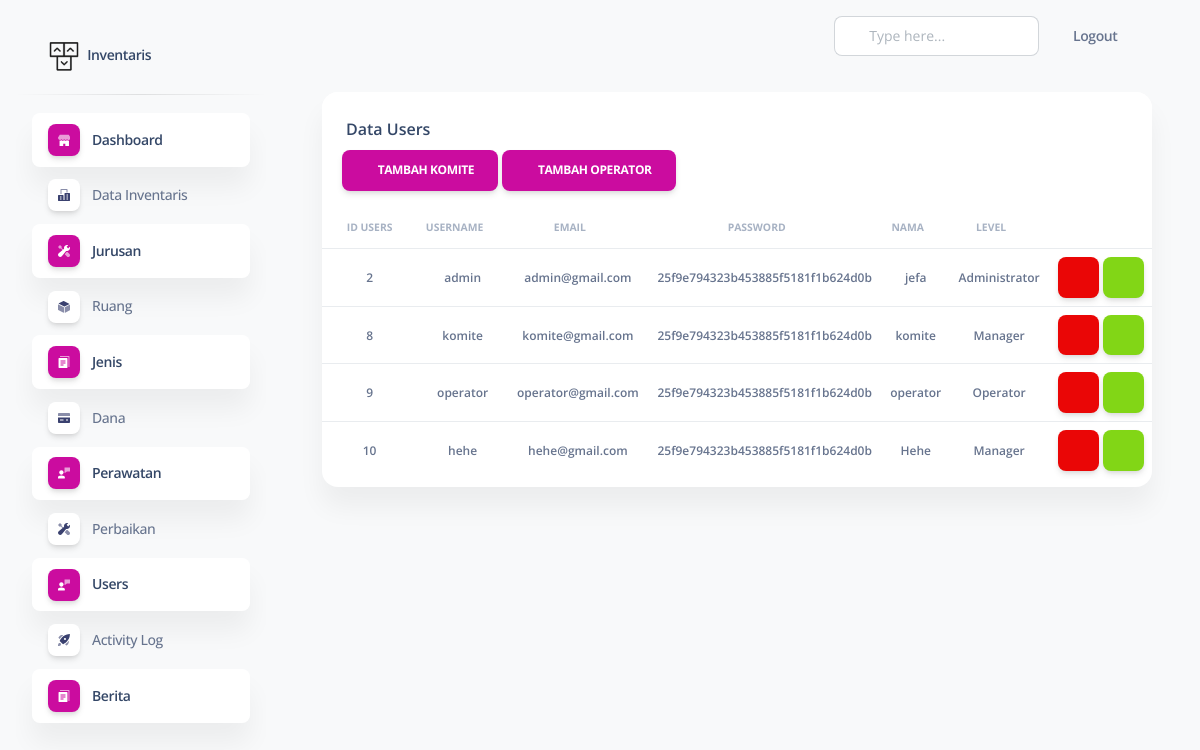
The app's page /includes/admin/index.php?page=data-users (signed in) with its own data.
### tables this page shows
CREATE TABLE `users` (
  `id_users` int(11) NOT NULL,
  `username` varchar(100) NOT NULL,
  `email` varchar(30) NOT NULL,
  `password` varchar(100) NOT NULL,
  `nama` varchar(100) DEFAULT NULL,
  `kode_jurusan` int(11) DEFAULT NULL,
  `id_level` int(11) DEFAULT NULL
);

CREATE TABLE `level` (
  `id_level` int(11) NOT NULL,
  `nama_level` varchar(100) NOT NULL
);

### includes/admin/datausers/data_users.php (the view, shortened to what this page needs)
<!DOCTYPE html>
<html lang="en">
<head>
  <link rel="stylesheet" type="text/css" href="https://cdnjs.cloudflare.com/ajax/libs/twitter-bootstrap/5.0.1/css/bootstrap.min.css">
<link rel="stylesheet" type="text/css" href="https://cdn.datatables.net/1.11.4/css/dataTables.bootstrap5.min.css">
  <link href="../../assets/css/nucleo-icons.css" rel="stylesheet" />
  <link href="../../assets/css/nucleo-svg.css" rel="stylesheet" />
  <link href="../../assets/css/nucleo-svg.css" rel="stylesheet" />
  <link id="pagestyle" href="../../assets/css/soft-ui-dashboard.css?v=1.0.3" rel="stylesheet" />
</head>
<body class="g-sidenav-show  bg-gray-100">
    <div class="container-fluid py-4">
      <div class="row">
        <div class="col-12">
          <div class="card mb-4">
            <div class="card-header pb-0">
              <h6>Data Users</h6>
            </div>
            <div class="align-middle" style="margin-left: 20px;">
        <a href="?page=regmngr-users" class="btn btn-primary">
          <i class="fa fa-user"></i> Tambah Komite</a>
        <a href="?page=regop-users" class="btn btn-primary">
          <i class="fa fa-user-nurse"></i> Tambah Operator</a>
      </div>
            <div class="card-body px-0 pt-0 pb-2">
              <div class="table-responsive p-0">
                <table class="table align-items-center mb-0" id="example">
                  <thead>
                    <tr align="center">
                      <th class="text-uppercase text-secondary text-xxs font-weight-bolder opacity-7">ID USERS</th>
                      <th class="text-uppercase text-secondary text-xxs font-weight-bolder opacity-7 ps-2">USERNAME</th>
                      <th class="text-uppercase text-secondary text-xxs font-weight-bolder opacity-7 ps-2">EMAIL</th>
                     <th class="text-uppercase text-secondary text-xxs font-weight-bolder opacity-7 ps-2">PASSWORD</th>
                      <th class="text-uppercase text-secondary text-xxs font-weight-bolder opacity-7 ps-2">NAMA</th>
                      <th class="text-uppercase text-secondary text-xxs font-weight-bolder opacity-7 ps-2">LEVEL</th>
                      <th class="text-secondary opacity-7"></th>
                    </tr>
                  </thead>
                  <tbody>
<?php
    include '../../config/config.php';
    $data = mysqli_query($conn,"SELECT users.*,level.nama_level FROM users INNER JOIN level ON level.id_level = users.id_level ");
    while($d = mysqli_fetch_array($data)){
      ?>
                    <tr>
                       <td align="center">
                        <p class="text-xs font-weight-bold mb-0"><?php echo $d['id_users']; ?></p>
                      </td>
                      <td align="center">
                        <p class="text-xs font-weight-bold mb-0"><?php echo $d['username']; ?></p>
                      </td>
                       <td align="center">
                        <p class="text-xs font-weight-bold mb-0"><?php echo $d['email']; ?></p>
                      </td>
                       <td align="center">
                        <p class="text-xs font-weight-bold mb-0"><?php echo $d['password']; ?></p>
                      </td>
                       <td align="center">
                        <p class="text-xs font-weight-bold mb-0"><?php echo $d['nama']; ?></p>
                      </td>
                       <td align="center">
                        <p class="text-xs font-weight-bold mb-0"><?php echo $d['nama_level']; ?></p>
                      </td>
                      <td class="align-middle" style="">
                         <div class="ms-auto text-end">
         <a class="btn text-danger bg-danger px-3 mb-0 " href="#" data-bs-toggle="modal" data-bs-target="#exampleModal2<?php echo $d['id_users'];?>"><i class="far fa-trash-alt text-white "></i></a>
                    <a class="btn bg-success px-3 mb-0" href="?page=edit-users&kode=<?php echo $d['id_users'];?>"><i class="fas fa-pencil-alt text-white " aria-hidden="true"></i></a>
                      </td>
                    </tr>
                      <?php
    }
    ?>
                  </tbody>
                </table>
              </div>
            </div>
          </div>
        </div>
      </div>
    </div>
  </main>
</body>
</html>

### records on screen
users: id_users "2", username "admin", email "admin@gmail.com", password "25f9e794323b453885f5181f1b624d0b", nama "jefa", id_level.nama_level "Administrator"
users: id_users "8", username "komite", email "komite@gmail.com", password "25f9e794323b453885f5181f1b624d0b", nama "komite", id_level.nama_level "Manager"
users: id_users "9", username "operator", email "operator@gmail.com", password "25f9e794323b453885f5181f1b624d0b", nama "operator", id_level.nama_level "Operator"
users: id_users "10", username "hehe", email "hehe@gmail.com", password "25f9e794323b453885f5181f1b624d0b", nama "Hehe", id_level.nama_level "Manager"
